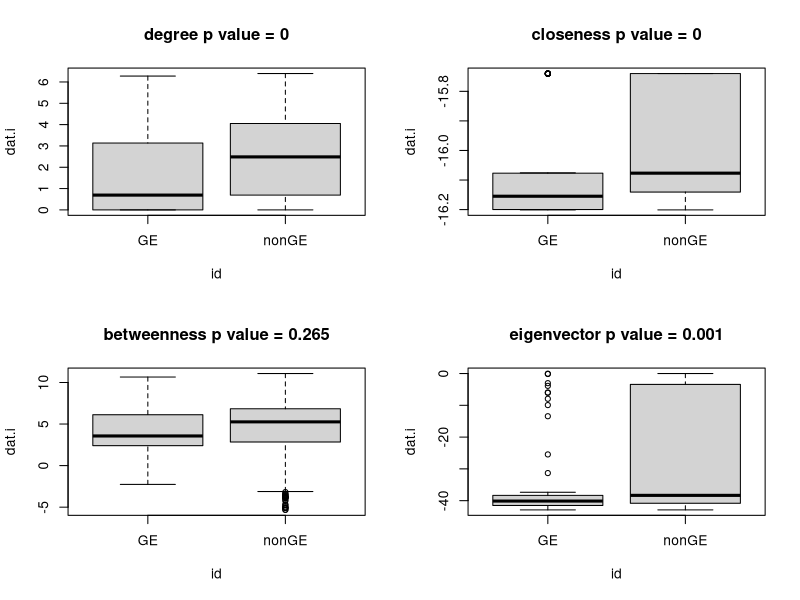

Here is the R script that generated this plot:
#libraries
library(igraph)

#data
dat.test<- read.csv("../data/gene_expression_net_feltus_main.csv")

genes <- read.csv("../data/Splitting Drought/Winter GxE.csv")

genes <- as.character(genes[,1])

layout(matrix(1:4,ncol=2))
for(i in 2:ncol(dat.test)){
  dat.i <- dat.test[which(is.finite(log(dat.test[,i]))==TRUE),]
  use <- which(dat.i[,1] %in% genes)
  id <- rep('nonGE',nrow(dat.i))
  id[use] <- 'GE'
  dat.i <- log(dat.i[,i])
  obs.i <- abs(mean(dat.i[use])-mean(dat.i[-use]))
  len1 <- c()
  for(j in 1:1000){
    use.j <- sample(1:length(id), length(use), replace=TRUE)
    met.j <- abs(mean(dat.i[use.j])-mean(dat.i[-use.j]))
    len1 <- c(len1,met.j)
  }
  p.i <- round(length(which(len1>obs.i)),4)/j
  boxplot(dat.i~id,main=paste0(colnames(dat.test)[i],' p value = ',p.i))
}